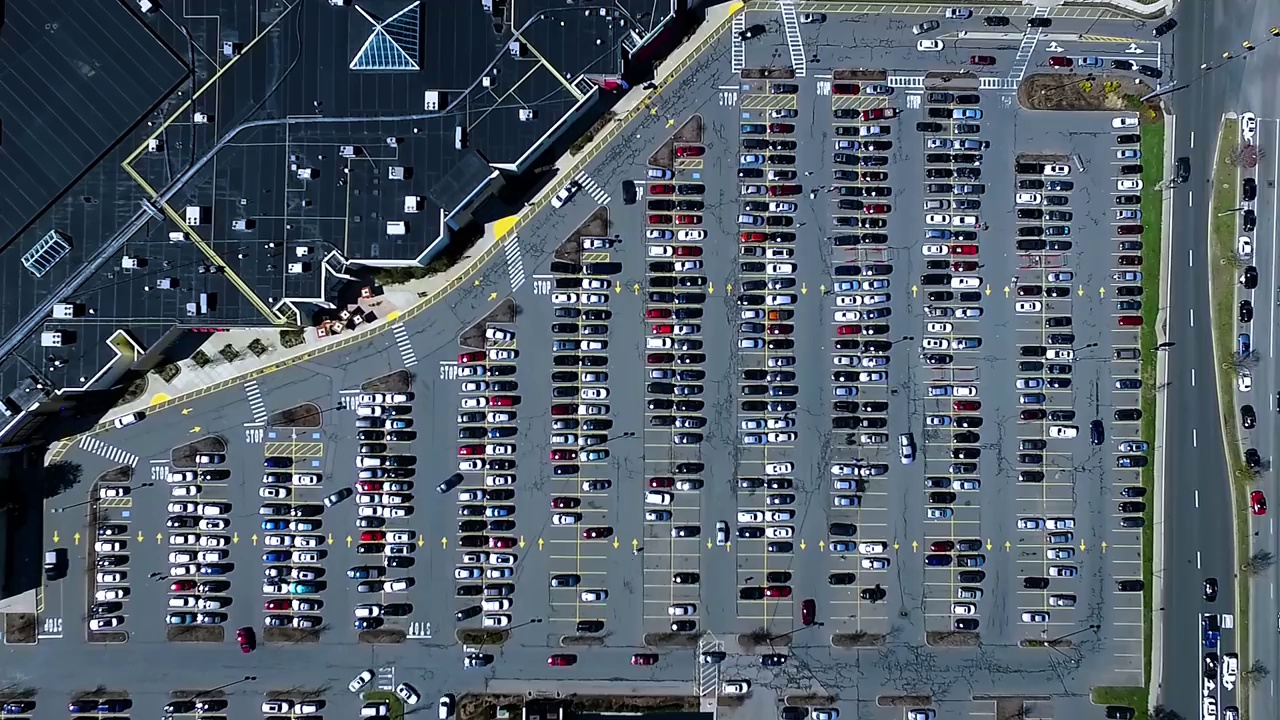
#> input picture data/interim/frames/frame_001410.jpg, 1280 x 720 px
$ python generate_parking_spots.py
#> lines starting #> are read from the running program, lines starting #| are printed output that depends on the picture; after the words box and inside, x2 and y2 are one past the last pixel; in counts of white or black regions, pixels touching at a corner belong together
### detect_parking_lines.py
from pathlib import Path

import cv2
import numpy as np

# 原项目处理第1380帧和第1410帧后，使用第二张图生成最终坐标。
# 新项目显式选择第1410帧作为初始基准，避免依赖文件读取顺序；
# 第1380帧后续用于验证车位坐标在相邻时刻是否稳定。
FRAME_PATH = Path(
    "data/interim/frames/frame_001410.jpg"
)

# 保存坐标检测各阶段的中间结果
OUTPUT_DIR = Path(
    "results/coordinate_detection"
)


def select_bright_regions(image):
    """
    保留图像中的明亮区域。

    停车位标线通常接近白色，因此要求B、G、R
    三个通道的像素值都位于120到255之间。
    """

    # OpenCV读取图像后的通道顺序是BGR
    # 三个通道使用相同阈值，因此这里不需要转换成RGB
    lower_bgr = np.array(
        [120, 120, 120],
        dtype=np.uint8,
    )

    upper_bgr = np.array(
        [255, 255, 255],
        dtype=np.uint8,
    )

    # 满足阈值的像素设为255，不满足的设为0
    bright_mask = cv2.inRange(
        image,
        lower_bgr,
        upper_bgr,
    )

    # 根据二值掩膜保留原图中的明亮区域
    bright_regions = cv2.bitwise_and(
        image,
        image,
        mask=bright_mask,
    )

    return bright_mask, bright_regions


# [14 lines left out: function save_image, not called in this run]

def detect_edges(bright_regions):
    """
    将明亮区域转换成灰度图，再使用Canny检测边缘。

    low_threshold和high_threshold分别是Canny的低阈值和高阈值。
    较强的边缘直接保留，较弱但与强边缘相连的边缘也会保留。
    """

    # 彩色图像转换成单通道灰度图
    gray_image = cv2.cvtColor(
        bright_regions,
        cv2.COLOR_BGR2GRAY,
    )

    # 检测灰度图中的明显边缘
    edge_image = cv2.Canny(
        gray_image,
        50,
        200,
    )

    return gray_image, edge_image


def select_parking_region(edge_image, original_image):
    """
    只保留停车场主体区域，过滤建筑物和道路等无关部分。

    多边形顶点按图像宽高比例计算，因此图像分辨率不变时，
    不需要手工填写每个顶点的像素坐标。
    """

    height, width = edge_image.shape[:2]

    # 按原项目的停车场范围定义六边形ROI
    vertices = np.array(
        [
            [int(width * 0.05), int(height * 0.90)],
            [int(width * 0.05), int(height * 0.70)],
            [int(width * 0.30), int(height * 0.55)],
            [int(width * 0.60), int(height * 0.15)],
            [int(width * 0.90), int(height * 0.15)],
            [int(width * 0.90), int(height * 0.90)],
        ],
        dtype=np.int32,
    )

    # 创建与边缘图大小相同的全黑掩膜
    region_mask = np.zeros_like(edge_image)

    # 将多边形内部填充为白色
    cv2.fillPoly(
        region_mask,
        [vertices],
        255,
    )

    # 只保留多边形范围内的边缘
    region_edges = cv2.bitwise_and(
        edge_image,
        region_mask,
    )

    # 在原图上绘制红色ROI边界，便于检查范围是否合理
    region_preview = original_image.copy()

    cv2.polylines(
        region_preview,
        [vertices],
        isClosed=True,
        color=(0, 0, 255),
        thickness=3,
    )

    return region_edges, region_preview

def detect_horizontal_lines(region_edges):
    """
    使用概率霍夫变换检测线段，再筛选车位分隔线。

    车位分隔线的特点：
    1. 接近水平，即两个端点的y坐标非常接近；
    2. 长度适中，排除过短噪声和过长道路边缘。
    """

    # 检测ROI边缘图中的所有候选线段
    detected_lines = cv2.HoughLinesP(
        region_edges,
        rho=0.1,             # 距离分辨率
        theta=np.pi / 10,    # 角度分辨率为18度
        threshold=15,        # 至少15个边缘点支持才认为是线段
        minLineLength=9,     # 小于9像素的线段直接忽略
        maxLineGap=4,        # 间隔不超过4像素的边缘可连接成一条线     这对停车线很有用，因为车辆遮挡、图像压缩和 Canny 检测可能导致一条停车线出现小断口
    )
#     rho越小 → 距离划分越细
#     rho越大 → 距离划分越粗


    horizontal_lines = []

    # 没有检测到任何线段时，直接返回空列表
    if detected_lines is None:
        return horizontal_lines, 0

    raw_line_count = len(detected_lines)

    for line in detected_lines:
        # HoughLinesP返回的每条线形状为[[x1, y1, x2, y2]]
        x1, y1, x2, y2 = line.reshape(4)

        horizontal_difference = abs(y2 - y1)
        line_length = abs(x2 - x1)

        # y方向差值不超过1像素，认为线段近似水平
        is_horizontal = horizontal_difference <= 1

        # 车位分隔线长度通常位于25到55像素之间
        has_valid_length = 25 <= line_length <= 55

        if is_horizontal and has_valid_length:
            horizontal_lines.append(
                (x1, y1, x2, y2)
            )

    return horizontal_lines, raw_line_count


# [17 lines left out: function draw_detected_lines, not called in this run]

def cluster_lines_by_x(horizontal_lines, x_tolerance=10):
    """
    按线段起点的x坐标进行连续聚类。

    判断新线段是否属于当前组时，与排序后的上一条线比较。
    这样可以允许车位线的横坐标因透视关系逐渐变化，
    避免同一停车区域被拆成多个小区域。
    """

    if len(horizontal_lines) == 0:
        return []

    # 先按x坐标从左到右排序，
    # x坐标相同时再按y坐标从上到下排序
    sorted_lines = sorted(
        horizontal_lines,
        key=lambda line: (line[0], line[1]),
    )

    clusters = []
    current_cluster = [sorted_lines[0]]

    # 保存排序后上一条线的起点x坐标
    previous_x = sorted_lines[0][0]

    for line in sorted_lines[1:]:
        current_x = line[0]

        # 当前线与上一条线的横向距离
        x_distance = abs(
            current_x - previous_x
        )

        if x_distance <= x_tolerance:
            # 相邻线段的x坐标接近，加入当前聚类
            current_cluster.append(line)
        else:
            # 横向距离过大，结束当前聚类
            clusters.append(current_cluster)

            # 使用当前线开始一个新聚类
            current_cluster = [line]

        # 更新上一条线的x坐标
        previous_x = current_x

    # 添加循环结束后尚未保存的最后一个聚类
    clusters.append(current_cluster)

    return clusters


def build_lane_rectangles(line_clusters, min_line_count=6):
    # 把每组水平线转换成一个纵向停车区域矩形。
    """
    将包含足够多水平线的聚类转换成停车区域矩形。
    少于min_line_count条线的聚类通常是车辆或路面噪声，
    不作为停车区域处理。
    """

    lane_rectangles = []

    for cluster in line_clusters:
        # 删除坐标完全相同的重复线段
        unique_lines = list(set(cluster))
        # 然后过滤线段太少的组：
        if len(unique_lines) < min_line_count:
            continue

        # 按照线段在图像中的纵向位置排序
        unique_lines = sorted(
            unique_lines,
            key=lambda line: line[1],
        )
        # 排序后：第一条线位于区域顶部。最后一条线位于区域底部。


        x1_sum = 0
        x2_sum = 0

        for x1, y1, x2, y2 in unique_lines:
            x1_sum += x1
            x2_sum += x2

        # 再计算所有线段左右端点的平均值：平均后得到的区域边界更稳定。
        average_x1 = int(
            x1_sum / len(unique_lines)
        )

        average_x2 = int(
            x2_sum / len(unique_lines)
        )

        # 第一条和最后一条线的位置作为区域上下边界
        top_y = unique_lines[0][1]
        bottom_y = unique_lines[-1][1]

        lane_rectangles.append(
            (
                average_x1,
                top_y,
                average_x2,
                bottom_y,
            )
        )
    #这仍然是一整列停车区域，不是单个车位。
    # 按照区域的横坐标从左到右排序
    lane_rectangles = sorted(
        lane_rectangles,
        key=lambda rectangle: rectangle[0],
    )

    return lane_rectangles


# [166 lines left out: functions draw_lane_rectangles, main, not called in this run]


# [2 lines that do not run on import are left out]

### generate_parking_spots.py
import json
from pathlib import Path

import cv2

from detect_parking_lines import (
    build_lane_rectangles,
    cluster_lines_by_x,
    detect_edges,
    detect_horizontal_lines,
    select_bright_regions,
    select_parking_region,
)


# 用于生成车位坐标的基准帧
REFERENCE_FRAME_PATH = Path(
    "data/interim/frames/frame_001410.jpg"
)

# 将最终车位坐标保存成JSON，方便检查和后续读取
SPOT_CONFIG_PATH = Path(
    "configs/parking_spots.json"
)

# 保存所有车位的可视化结果
PREVIEW_PATH = Path(
    "results/coordinate_detection/09_parking_spots.jpg"
)

# 相邻车位在图像纵向上的间隔
# 这是基于当前固定摄像头视角得到的标定参数
SPOT_HEIGHT = 15.5


# 每个停车区域的边界微调参数
#
# 自动检测得到的是整列停车区域的大致范围。
# 由于透视变化、车辆遮挡和标线不完整，
# 每一列的上下左右边界还需要进行少量校正。
LANE_ADJUSTMENTS = [
    {"top": 20,  "bottom": 30,  "left": -8,  "right": 0},
    {"top": -10, "bottom": 50,  "left": -15, "right": 15},
    {"top": 0,   "bottom": 15,  "left": -15, "right": 15},
    {"top": -11, "bottom": 10,  "left": -15, "right": 15},
    {"top": 28,  "bottom": -15, "left": -15, "right": 15},
    {"top": 5,   "bottom": 15,  "left": -15, "right": 15},
    {"top": -15, "bottom": 15,  "left": -15, "right": 15},
    {"top": -15, "bottom": -20, "left": -15, "right": 15},
    {"top": -10, "bottom": 15,  "left": -10, "right": 10},
    {"top": -30, "bottom": 15,  "left": -10, "right": 10},
    {"top": 9,   "bottom": 0,   "left": -10, "right": 10},
    {"top": -32, "bottom": 30,  "left": 0,   "right": 0},
]


def detect_lane_rectangles(image):
    """
    调用前面已经实现的图像处理流程，
    从基准帧中检测12个纵向停车区域。
    """

    # 提取停车位的白色标线
    _, bright_regions = select_bright_regions(
        image
    )

    # 转换为灰度图并检测边缘
    _, edge_image = detect_edges(
        bright_regions
    )

    # 只保留停车场主体ROI
    region_edges, _ = select_parking_region(
        edge_image,
        image,
    )

    # 检测并筛选近似水平的车位分隔线
    horizontal_lines, _ = detect_horizontal_lines(
        region_edges
    )

    # 将横坐标接近的线段聚成停车区域
    line_clusters = cluster_lines_by_x(
        horizontal_lines,
        x_tolerance=10,
    )

    # 根据每组线段建立停车区域矩形
    lane_rectangles = build_lane_rectangles(
        line_clusters,
        min_line_count=6,
    )

    return lane_rectangles


def adjust_lane_rectangle(rectangle, lane_index):
    """
    根据对应区域的标定参数微调矩形边界。
    """

    x1, y1, x2, y2 = rectangle

    # 将NumPy整数转换成普通Python整数
    x1 = int(x1)
    y1 = int(y1)
    x2 = int(x2)
    y2 = int(y2)

    adjustment = LANE_ADJUSTMENTS[
        lane_index
    ]

    # 对停车区域的四条边分别进行微调
    adjusted_x1 = x1 + adjustment["left"]
    adjusted_y1 = y1 + adjustment["top"]
    adjusted_x2 = x2 + adjustment["right"]
    adjusted_y2 = y2 + adjustment["bottom"]

    # 防止产生宽度或高度小于等于0的无效区域
    if (
        adjusted_x1 >= adjusted_x2
        or adjusted_y1 >= adjusted_y2
    ):
        raise ValueError(
            f"第 {lane_index + 1} 个停车区域"
            f"调整后的坐标无效"
        )

    return (
        adjusted_x1,
        adjusted_y1,
        adjusted_x2,
        adjusted_y2,
    )


def split_lane_into_spots(
    lane_rectangle,
    lane_index,
    lane_count,
):
    """
    将一个纵向停车区域切分成多个独立车位。

    第一列和最后一列是单排车位；
    中间的停车区域左右各有一排车位，
    因此需要再沿区域中线分成左右两列。
    """

    x1, y1, x2, y2 = lane_rectangle

    # 根据停车区域高度计算纵向车位数量
    row_count = int(
        abs(y2 - y1) // SPOT_HEIGHT
    ) + 1

    # 第一列和最后一列为单排，其余区域为双排
    is_single_column = lane_index in (
        0,
        lane_count - 1,
    )

    spots = []

    for row_index in range(row_count):
        # 计算当前车位的上边界
        spot_y1 = int(
            y1 + row_index * SPOT_HEIGHT
        )

        # 计算当前车位的下边界
        spot_y2 = int(
            spot_y1 + SPOT_HEIGHT
        )

        if is_single_column:
            # 单排区域直接使用整个区域宽度
            spots.append(
                {
                    "row": row_index + 1,
                    "side": "single",
                    "bbox": [
                        x1,
                        spot_y1,
                        x2,
                        spot_y2,
                    ],
                }
            )
        else:
            # 双排区域以中间位置分成左右两列
            middle_x = int(
                (x1 + x2) / 2
            )

            # 左侧车位
            spots.append(
                {
                    "row": row_index + 1,
                    "side": "left",
                    "bbox": [
                        x1,
                        spot_y1,
                        middle_x,
                        spot_y2,
                    ],
                }
            )

            # 右侧车位
            spots.append(
                {
                    "row": row_index + 1,
                    "side": "right",
                    "bbox": [
                        middle_x,
                        spot_y1,
                        x2,
                        spot_y2,
                    ],
                }
            )

    return spots


def build_parking_spots(
    lane_rectangles,
    image_width,
    image_height,
):
    """
    对所有停车区域进行微调和切分，
    生成带有唯一编号的车位列表。
    """

    expected_lane_count = len(
        LANE_ADJUSTMENTS
    )

    # 微调参数数量必须与检测到的停车区域数量一致
    if len(lane_rectangles) != expected_lane_count:
        raise RuntimeError(
            f"期望检测到 {expected_lane_count} 个停车区域，"
            f"实际检测到 {len(lane_rectangles)} 个"
        )

    parking_spots = []
    lane_count = len(lane_rectangles)

    for lane_index, rectangle in enumerate(
        lane_rectangles
    ):
        # 根据当前区域的标定参数修正边界
        adjusted_rectangle = (
            adjust_lane_rectangle(
                rectangle,
                lane_index,
            )
        )

        # 将当前区域切分成单独车位
        lane_spots = split_lane_into_spots(
            adjusted_rectangle,
            lane_index,
            lane_count,
        )

        for spot in lane_spots:
            x1, y1, x2, y2 = spot["bbox"]

            # 检查车位坐标是否位于图像范围内
            if not (
                0 <= x1 < x2 <= image_width
                and 0 <= y1 < y2 <= image_height
            ):
                raise ValueError(
                    f"发现超出图像范围的车位："
                    f"{spot['bbox']}"
                )

            # 为每个车位添加稳定的唯一编号和区域编号
            spot["id"] = len(parking_spots) + 1
            spot["lane"] = lane_index + 1

            parking_spots.append(spot)

    return parking_spots


def draw_parking_spots(image, parking_spots):
    """
    在基准图像上画出全部车位，便于人工检查。
    """

    preview = image.copy()

    for spot in parking_spots:
        x1, y1, x2, y2 = spot["bbox"]

        # 使用蓝色细线显示每个独立车位
        cv2.rectangle(
            preview,
            (x1, y1),
            (x2, y2),
            color=(255, 0, 0),
            thickness=1,
        )

    # 在图像左上角显示车位总数
    cv2.putText(
        preview,
        f"Total parking spots: {len(parking_spots)}",
        (30, 45),
        cv2.FONT_HERSHEY_SIMPLEX,
        0.8,
        (0, 255, 0),
        2,
    )

    return preview


def save_spot_config(
    parking_spots,
    image_width,
    image_height,
):
    """
    将车位坐标及相关元数据保存成JSON文件。
    """

    config = {
        "reference_frame": str(
            REFERENCE_FRAME_PATH
        ),
        "image_size": {
            "width": image_width,
            "height": image_height,
        },
        "spot_height": SPOT_HEIGHT,
        "spot_count": len(parking_spots),
        "spots": parking_spots,
    }

    # 如果configs目录不存在，则自动创建
    SPOT_CONFIG_PATH.parent.mkdir(
        parents=True,
        exist_ok=True,
    )

    with SPOT_CONFIG_PATH.open(
        "w",
        encoding="utf-8",
    ) as config_file:
        json.dump(
            config,
            config_file,
            ensure_ascii=False,
            indent=2,
        )


def main():
    # 检查基准帧是否存在
    if not REFERENCE_FRAME_PATH.exists():
        raise FileNotFoundError(
            f"找不到基准帧："
            f"{REFERENCE_FRAME_PATH}"
        )

    # 读取基准帧
    image = cv2.imread(
        str(REFERENCE_FRAME_PATH)
    )
#> image is the input picture: shape (720, 1280, 3); mean B, G, R 104.2, 92.7, 81.2

    if image is None:
        raise RuntimeError(
            f"无法读取基准帧："
            f"{REFERENCE_FRAME_PATH}"
        )

    image_height, image_width = image.shape[:2]

    # 从图像中检测12个停车区域
    lane_rectangles = detect_lane_rectangles(
        image
    )
#> in select_bright_regions, `bright_mask = cv2.inRange( image, lower_bgr, upper_bgr, )`:
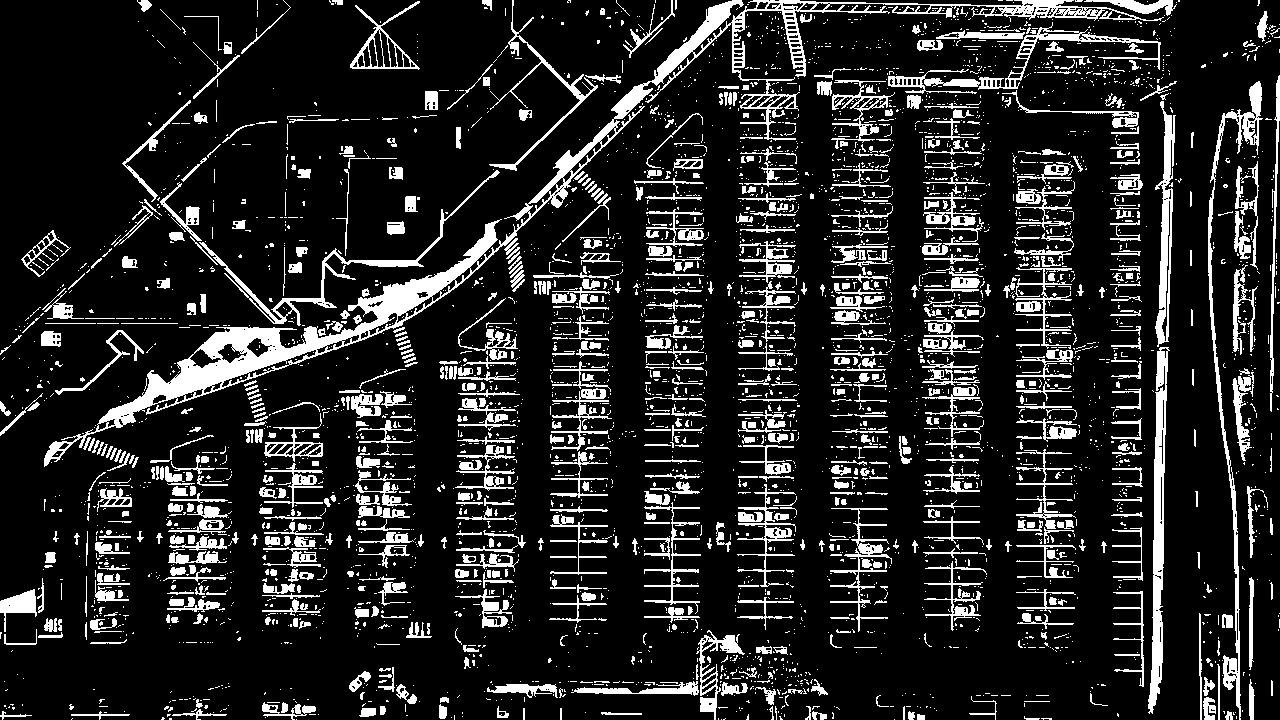
#> bright_mask: shape (720, 1280); 14.8% white; 4342 white regions (3533 under 20 px), largest, box (x1, y1, x2, y2) and area: (44, 0, 1164, 467) 19538, (1148, 347, 1170, 714) 3422, (1208, 81, 1263, 720) 3364
#> in select_bright_regions, `bright_regions = cv2.bitwise_and( image, image, mask=bright_mask, )`:
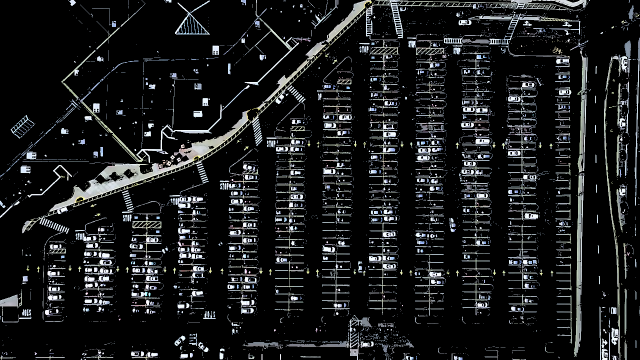
#> bright_regions: shape (720, 1280, 3) (shown at 1/2 size); mean B, G, R 28.2, 27.3, 26.1
#> in detect_edges, `edge_image = cv2.Canny( gray_image, 50, 200, )`:
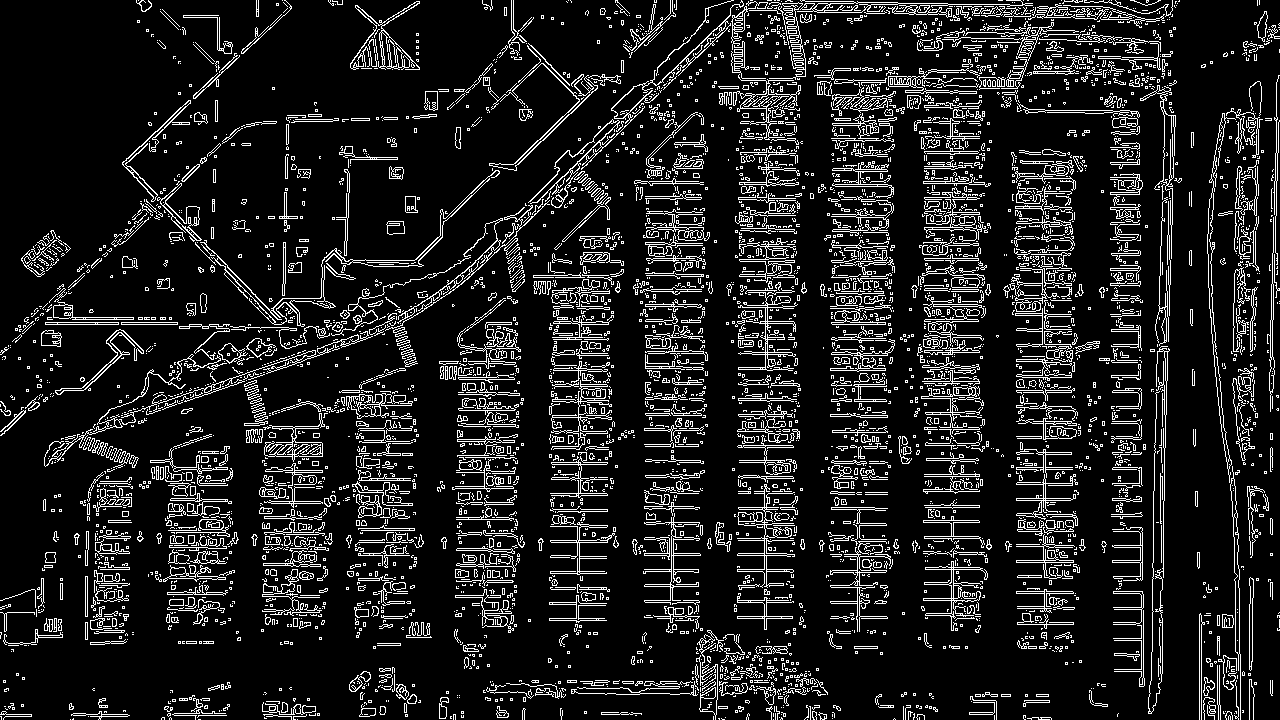
#> edge_image: shape (720, 1280); 12.1% white in thin lines or dots
#> (the rest of the program and of its run is left out)
